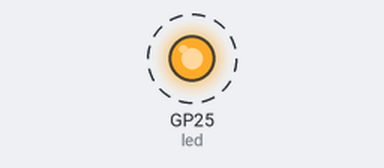
The program below on a simulated Raspberry Pi Pico running MicroPython. Shown: output pins drawn as LEDs (lit = HIGH). Dashed ring = blinking. What the program prints to the serial console is not drawn.

Above: at 0.5 s.
Timing chart, 0 to 4.6 s (numbered marks = the images above):
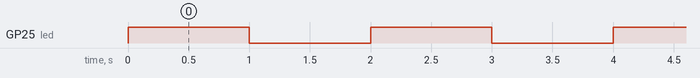

The program:

blink.py
```python
"""
LED 閃爍程式
控制 Pico W 內建的 LED 進行閃爍

硬體：Raspberry Pi Pico W
功能：讓內建 LED 以 1 秒間隔閃爍
"""

import machine
import time

# 初始化內建 LED
# Pico W 的內建 LED 連接到 "LED" 腳位
led = machine.Pin("LED", machine.Pin.OUT)

print("LED 閃爍程式開始")
print("按 Ctrl+C 停止程式")

try:
    # 無限迴圈
    while True:
        # 開啟 LED
        led.on()
        print("LED 開啟")
        time.sleep(1)  # 等待 1 秒

        # 關閉 LED
        led.off()
        print("LED 關閉")
        time.sleep(1)  # 等待 1 秒

except KeyboardInterrupt:
    # 當使用者按下 Ctrl+C 時執行
    print("\n程式已停止")
    led.off()  # 確保 LED 關閉
```

Measured:
- by itself, GP25 (led): alternates HIGH for 1.0 s and LOW for 1.0 s
